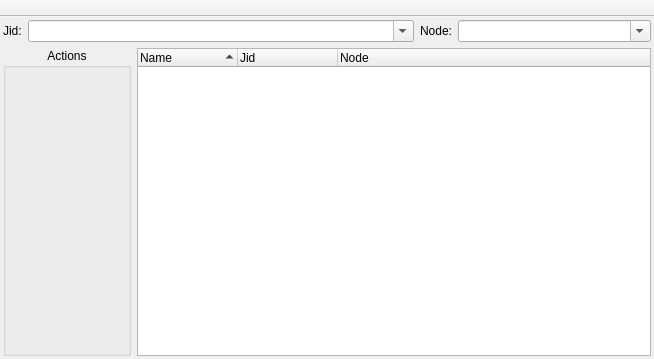
<ui version="4.0" >
 <class>DiscoItemsWindowClass</class>
 <widget class="QMainWindow" name="DiscoItemsWindowClass" >
  <property name="geometry" >
   <rect>
    <x>0</x>
    <y>0</y>
    <width>654</width>
    <height>359</height>
   </rect>
  </property>
  <property name="windowTitle" >
   <string>DiscoItemsWindow</string>
  </property>
  <property name="iconSize" >
   <size>
    <width>16</width>
    <height>16</height>
   </size>
  </property>
  <property name="toolButtonStyle" >
   <enum>Qt::ToolButtonTextUnderIcon</enum>
  </property>
  <widget class="QWidget" name="centralWidget" >
   <property name="geometry" >
    <rect>
     <x>0</x>
     <y>14</y>
     <width>654</width>
     <height>345</height>
    </rect>
   </property>
   <layout class="QVBoxLayout" >
    <property name="margin" >
     <number>3</number>
    </property>
    <item>
     <layout class="QHBoxLayout" >
      <item>
       <widget class="QLabel" name="lblJid" >
        <property name="text" >
         <string>Jid:</string>
        </property>
        <property name="buddy" >
         <cstring>cmbJid</cstring>
        </property>
       </widget>
      </item>
      <item>
       <widget class="QComboBox" name="cmbJid" >
        <property name="sizePolicy" >
         <sizepolicy vsizetype="Fixed" hsizetype="Preferred" >
          <horstretch>2</horstretch>
          <verstretch>0</verstretch>
         </sizepolicy>
        </property>
        <property name="editable" >
         <bool>true</bool>
        </property>
        <property name="insertPolicy" >
         <enum>QComboBox::NoInsert</enum>
        </property>
       </widget>
      </item>
      <item>
       <widget class="QLabel" name="lblNode" >
        <property name="text" >
         <string>Node:</string>
        </property>
        <property name="buddy" >
         <cstring>cmbNode</cstring>
        </property>
       </widget>
      </item>
      <item>
       <widget class="QComboBox" name="cmbNode" >
        <property name="sizePolicy" >
         <sizepolicy vsizetype="Fixed" hsizetype="Preferred" >
          <horstretch>1</horstretch>
          <verstretch>0</verstretch>
         </sizepolicy>
        </property>
        <property name="editable" >
         <bool>true</bool>
        </property>
        <property name="insertPolicy" >
         <enum>QComboBox::NoInsert</enum>
        </property>
       </widget>
      </item>
     </layout>
    </item>
    <item>
     <layout class="QHBoxLayout" >
      <item>
       <widget class="QGroupBox" name="grbActions" >
        <property name="sizePolicy" >
         <sizepolicy vsizetype="Expanding" hsizetype="Expanding" >
          <horstretch>1</horstretch>
          <verstretch>0</verstretch>
         </sizepolicy>
        </property>
        <property name="maximumSize" >
         <size>
          <width>200</width>
          <height>16777215</height>
         </size>
        </property>
        <property name="title" >
         <string>Actions</string>
        </property>
        <property name="alignment" >
         <set>Qt::AlignHCenter</set>
        </property>
        <property name="flat" >
         <bool>true</bool>
        </property>
       </widget>
      </item>
      <item>
       <widget class="QTreeWidget" name="trwItems" >
        <property name="sizePolicy" >
         <sizepolicy vsizetype="Expanding" hsizetype="Expanding" >
          <horstretch>4</horstretch>
          <verstretch>0</verstretch>
         </sizepolicy>
        </property>
        <property name="contextMenuPolicy" >
         <enum>Qt::CustomContextMenu</enum>
        </property>
        <property name="editTriggers" >
         <set>QAbstractItemView::NoEditTriggers</set>
        </property>
        <property name="textElideMode" >
         <enum>Qt::ElideMiddle</enum>
        </property>
        <property name="indentation" >
         <number>12</number>
        </property>
        <property name="sortingEnabled" >
         <bool>true</bool>
        </property>
        <property name="allColumnsShowFocus" >
         <bool>true</bool>
        </property>
        <column>
         <property name="text" >
          <string>Name</string>
         </property>
        </column>
        <column>
         <property name="text" >
          <string>Jid</string>
         </property>
        </column>
        <column>
         <property name="text" >
          <string>Node</string>
         </property>
        </column>
       </widget>
      </item>
     </layout>
    </item>
   </layout>
  </widget>
  <widget class="QToolBar" name="tlbToolBar" >
   <property name="geometry" >
    <rect>
     <x>0</x>
     <y>0</y>
     <width>654</width>
     <height>14</height>
    </rect>
   </property>
   <property name="windowTitle" >
    <string>toolBar</string>
   </property>
   <property name="movable" >
    <bool>false</bool>
   </property>
   <attribute name="toolBarArea" >
    <enum>TopToolBarArea</enum>
   </attribute>
   <attribute name="toolBarBreak" >
    <bool>false</bool>
   </attribute>
  </widget>
 </widget>
 <layoutdefault spacing="6" margin="11" />
 <resources/>
 <connections/>
</ui>
